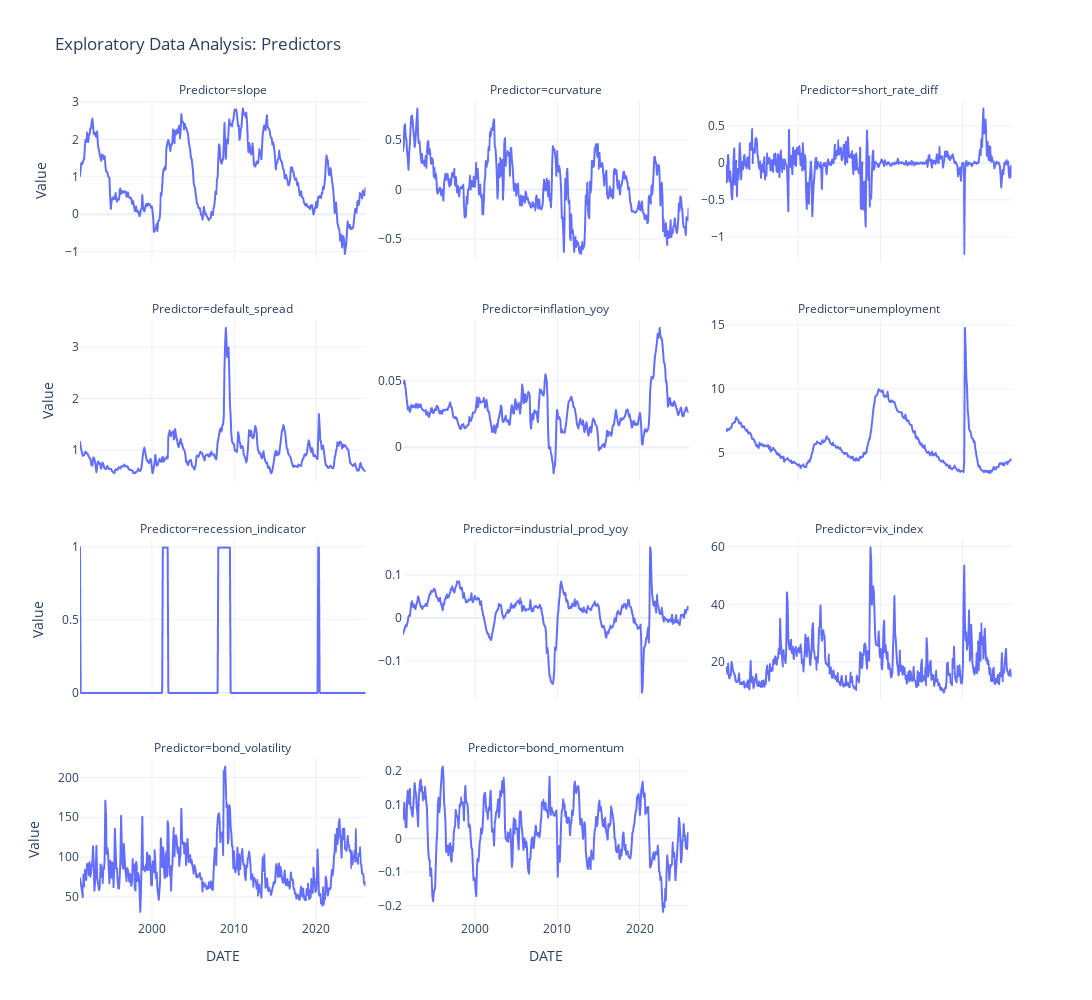

Notebook source saved alongside this figure:
### Code cell
# re-run ADF test
predictors = ['slope', 'curvature', 'short_rate_diff', 'default_spread', 'inflation_yoy', 'unemployment', 
              'recession_indicator', 'industrial_prod_yoy', 'vix_index', 'bond_volatility', 'bond_momentum']

df_long = df_final[predictors].reset_index().melt(
    id_vars='DATE', 
    value_vars=predictors,
    var_name='Predictor', 
    value_name='Value'
)

fig = px.line(
    df_long, 
    x='DATE', 
    y='Value', 
    facet_col='Predictor', 
    facet_col_wrap=3,
    facet_col_spacing=0.04,
    height=1000,
    width=1100,
    title='Exploratory Data Analysis: Predictors',
    template='plotly_white'
)

fig.update_yaxes(matches=None, showticklabels=True)
fig.update_layout(showlegend=False)

fig.show()

### Figure 1 — Plotly figure (JSON) as saved in the notebook; plotly's stock layout.template omitted (floating-point values rounded to 4 significant figures; data arrays with more than 128 entries replaced by an {"elided": "..."} marker saying what was removed)
{"data": [{"hovertemplate": "Predictor=slope<br>DATE=%{x}<br>Value=%{y}<extra></extra>", "legendgroup": "", "line": {"color": "#636efa", "dash": "solid"}, "marker": {"symbol": "circle"}, "mode": "lines", "name": "", "showlegend": false, "type": "scattergl", "x": {"elided": "418 str values"}, "xaxis": "x10", "y": {"elided": "418 float values"}, "yaxis": "y10"}, {"hovertemplate": "Predictor=curvature<br>DATE=%{x}<br>Value=%{y}<extra></extra>", "legendgroup": "", "line": {"color": "#636efa", "dash": "solid"}, "marker": {"symbol": "circle"}, "mode": "lines", "name": "", "showlegend": false, "type": "scattergl", "x": {"elided": "418 str values"}, "xaxis": "x11", "y": {"elided": "418 float values"}, "yaxis": "y11"}, {"hovertemplate": "Predictor=short_rate_diff<br>DATE=%{x}<br>Value=%{y}<extra></extra>", "legendgroup": "", "line": {"color": "#636efa", "dash": "solid"}, "marker": {"symbol": "circle"}, "mode": "lines", "name": "", "showlegend": false, "type": "scattergl", "x": {"elided": "418 str values"}, "xaxis": "x12", "y": {"elided": "418 float values"}, "yaxis": "y12"}, {"hovertemplate": "Predictor=default_spread<br>DATE=%{x}<br>Value=%{y}<extra></extra>", "legendgroup": "", "line": {"color": "#636efa", "dash": "solid"}, "marker": {"symbol": "circle"}, "mode": "lines", "name": "", "showlegend": false, "type": "scattergl", "x": {"elided": "418 str values"}, "xaxis": "x7", "y": {"elided": "418 float values"}, "yaxis": "y7"}, {"hovertemplate": "Predictor=inflation_yoy<br>DATE=%{x}<br>Value=%{y}<extra></extra>", "legendgroup": "", "line": {"color": "#636efa", "dash": "solid"}, "marker": {"symbol": "circle"}, "mode": "lines", "name": "", "showlegend": false, "type": "scattergl", "x": {"elided": "418 str values"}, "xaxis": "x8", "y": {"elided": "418 float values"}, "yaxis": "y8"}, {"hovertemplate": "Predictor=unemployment<br>DATE=%{x}<br>Value=%{y}<extra></extra>", "legendgroup": "", "line": {"color": "#636efa", "dash": "solid"}, "marker": {"symbol": "circle"}, "mode": "lines", "name": "", "showlegend": false, "type": "scattergl", "x": {"elided": "418 str values"}, "xaxis": "x9", "y": {"elided": "418 float values"}, "yaxis": "y9"}, {"hovertemplate": "Predictor=recession_indicator<br>DATE=%{x}<br>Value=%{y}<extra></extra>", "legendgroup": "", "line": {"color": "#636efa", "dash": "solid"}, "marker": {"symbol": "circle"}, "mode": "lines", "name": "", "showlegend": false, "type": "scattergl", "x": {"elided": "418 str values"}, "xaxis": "x4", "y": {"elided": "418 int values"}, "yaxis": "y4"}, {"hovertemplate": "Predictor=industrial_prod_yoy<br>DATE=%{x}<br>Value=%{y}<extra></extra>", "legendgroup": "", "line": {"color": "#636efa", "dash": "solid"}, "marker": {"symbol": "circle"}, "mode": "lines", "name": "", "showlegend": false, "type": "scattergl", "x": {"elided": "418 str values"}, "xaxis": "x5", "y": {"elided": "418 float values"}, "yaxis": "y5"}, {"hovertemplate": "Predictor=vix_index<br>DATE=%{x}<br>Value=%{y}<extra></extra>", "legendgroup": "", "line": {"color": "#636efa", "dash": "solid"}, "marker": {"symbol": "circle"}, "mode": "lines", "name": "", "showlegend": false, "type": "scattergl", "x": {"elided": "418 str values"}, "xaxis": "x6", "y": {"elided": "418 float values"}, "yaxis": "y6"}, {"hovertemplate": "Predictor=bond_volatility<br>DATE=%{x}<br>Value=%{y}<extra></extra>", "legendgroup": "", "line": {"color": "#636efa", "dash": "solid"}, "marker": {"symbol": "circle"}, "mode": "lines", "name": "", "showlegend": false, "type": "scattergl", "x": {"elided": "418 str values"}, "xaxis": "x", "y": {"elided": "418 float values"}, "yaxis": "y"}, {"hovertemplate": "Predictor=bond_momentum<br>DATE=%{x}<br>Value=%{y}<extra></extra>", "legendgroup": "", "line": {"color": "#636efa", "dash": "solid"}, "marker": {"symbol": "circle"}, "mode": "lines", "name": "", "showlegend": false, "type": "scattergl", "x": {"elided": "418 str values"}, "xaxis": "x2", "y": {"elided": "418 float values"}, "yaxis": "y2"}], "layout": {"annotations": [{"font": {}, "showarrow": false, "text": "Predictor=bond_volatility", "x": 0.1533, "xanchor": "center", "xref": "paper", "y": 0.1975, "yanchor": "bottom", "yref": "paper"}, {"font": {}, "showarrow": false, "text": "Predictor=bond_momentum", "x": 0.5, "xanchor": "center", "xref": "paper", "y": 0.1975, "yanchor": "bottom", "yref": "paper"}, {"font": {}, "showarrow": false, "text": "Predictor=recession_indicator", "x": 0.1533, "xanchor": "center", "xref": "paper", "y": 0.465, "yanchor": "bottom", "yref": "paper"}, {"font": {}, "showarrow": false, "text": "Predictor=industrial_prod_yoy", "x": 0.5, "xanchor": "center", "xref": "paper", "y": 0.465, "yanchor": "bottom", "yref": "paper"}, {"font": {}, "showarrow": false, "text": "Predictor=vix_index", "x": 0.8467, "xanchor": "center", "xref": "paper", "y": 0.465, "yanchor": "bottom", "yref": "paper"}, {"font": {}, "showarrow": false, "text": "Predictor=default_spread", "x": 0.1533, "xanchor": "center", "xref": "paper", "y": 0.7325, "yanchor": "bottom", "yref": "paper"}, {"font": {}, "showarrow": false, "text": "Predictor=inflation_yoy", "x": 0.5, "xanchor": "center", "xref": "paper", "y": 0.7325, "yanchor": "bottom", "yref": "paper"}, {"font": {}, "showarrow": false, "text": "Predictor=unemployment", "x": 0.8467, "xanchor": "center", "xref": "paper", "y": 0.7325, "yanchor": "bottom", "yref": "paper"}, {"font": {}, "showarrow": false, "text": "Predictor=slope", "x": 0.1533, "xanchor": "center", "xref": "paper", "y": 1, "yanchor": "bottom", "yref": "paper"}, {"font": {}, "showarrow": false, "text": "Predictor=curvature", "x": 0.5, "xanchor": "center", "xref": "paper", "y": 1, "yanchor": "bottom", "yref": "paper"}, {"font": {}, "showarrow": false, "text": "Predictor=short_rate_diff", "x": 0.8467, "xanchor": "center", "xref": "paper", "y": 1, "yanchor": "bottom", "yref": "paper"}], "height": 1000, "legend": {"tracegroupgap": 0}, "showlegend": false, "title": {"text": "Exploratory Data Analysis: Predictors"}, "width": 1100, "xaxis": {"anchor": "y", "domain": [0, 0.3067], "title": {"text": "DATE"}}, "xaxis10": {"anchor": "y10", "domain": [0, 0.3067], "matches": "x", "showticklabels": false}, "xaxis11": {"anchor": "y11", "domain": [0.3467, 0.6533], "matches": "x", "showticklabels": false}, "xaxis12": {"anchor": "y12", "domain": [0.6933, 1.0], "matches": "x", "showticklabels": false}, "xaxis2": {"anchor": "y2", "domain": [0.3467, 0.6533], "matches": "x", "title": {"text": "DATE"}}, "xaxis3": {"anchor": "y3", "domain": [0.6933, 1.0], "matches": "x", "title": {"text": "DATE"}}, "xaxis4": {"anchor": "y4", "domain": [0, 0.3067], "matches": "x", "showticklabels": false}, "xaxis5": {"anchor": "y5", "domain": [0.3467, 0.6533], "matches": "x", "showticklabels": false}, "xaxis6": {"anchor": "y6", "domain": [0.6933, 1.0], "matches": "x", "showticklabels": false}, "xaxis7": {"anchor": "y7", "domain": [0, 0.3067], "matches": "x", "showticklabels": false}, "xaxis8": {"anchor": "y8", "domain": [0.3467, 0.6533], "matches": "x", "showticklabels": false}, "xaxis9": {"anchor": "y9", "domain": [0.6933, 1.0], "matches": "x", "showticklabels": false}, "yaxis": {"anchor": "x", "domain": [0, 0.1975], "showticklabels": true, "title": {"text": "Value"}}, "yaxis10": {"anchor": "x10", "domain": [0.8025, 1], "showticklabels": true, "title": {"text": "Value"}}, "yaxis11": {"anchor": "x11", "domain": [0.8025, 1], "showticklabels": true}, "yaxis12": {"anchor": "x12", "domain": [0.8025, 1], "showticklabels": true}, "yaxis2": {"anchor": "x2", "domain": [0, 0.1975], "showticklabels": true}, "yaxis3": {"anchor": "x3", "domain": [0, 0.1975], "showticklabels": true}, "yaxis4": {"anchor": "x4", "domain": [0.2675, 0.465], "showticklabels": true, "title": {"text": "Value"}}, "yaxis5": {"anchor": "x5", "domain": [0.2675, 0.465], "showticklabels": true}, "yaxis6": {"anchor": "x6", "domain": [0.2675, 0.465], "showticklabels": true}, "yaxis7": {"anchor": "x7", "domain": [0.535, 0.7325], "showticklabels": true, "title": {"text": "Value"}}, "yaxis8": {"anchor": "x8", "domain": [0.535, 0.7325], "showticklabels": true}, "yaxis9": {"anchor": "x9", "domain": [0.535, 0.7325], "showticklabels": true}}}
